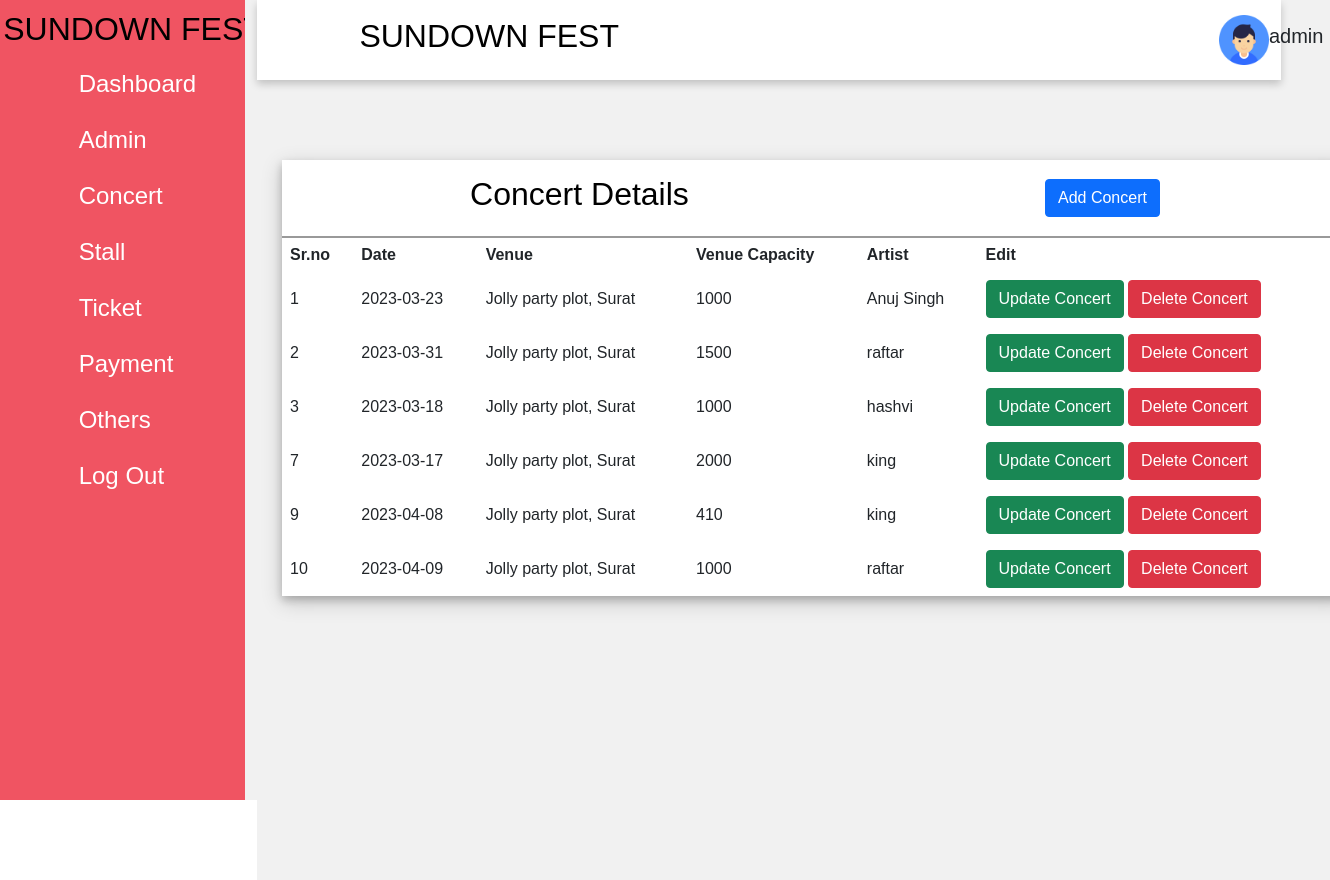
The page /admin/manage-concert2.php (signed in) on the database its author committed.
### tables this page shows
CREATE TABLE `tbl_concert` (
  `c_id` int(11) NOT NULL,
  `c_date` date NOT NULL,
  `c_venue` varchar(250) NOT NULL,
  `venue_capacity` int(10) NOT NULL,
  `c_artist` text NOT NULL
);

### admin/manage-concert2.php (the view, shortened to what this page needs)
<?php
include('partials/menu.php'); ?>
<!DOCTYPE html>
<html lang="en">
<head>
   </head>
<body>
		          <div class="content">
				            <div class="content-2">
                <div class="recent-payments">
                    <div class="title">
                        <h2>Concert Details</h2>
                    <button type="button" class="btn btn-primary" data-bs-toggle="modal" data-bs-target="#exampleModal">
  Add Concert
</button>
</div>
                    <table>
                        <tr>
                        <th>Sr.no</th>
            <th>Date</th>
            <th>Venue</th>
			<th>Venue Capacity</th>
            <th>Artist</th>
            <th>Edit</th>
                        </tr>
                </div>
                <?php
                        $sql = "SELECT * FROM tbl_concert";
                        $res = mysqli_query($conn, $sql);
                        if($res==TRUE)
                        {
                            $count = mysqli_num_rows($res);
                            if($count>0)
                            {
                                while($rows=mysqli_fetch_assoc($res))
                                {
                                    $c_id=$rows['c_id'];
                                    $c_date=$rows['c_date'];
                                    $c_venue=$rows['c_venue'];
			                        $venue_capacity=$rows['venue_capacity'];
                                    $c_artist=$rows['c_artist'];
                                    ?>
									<tr>
                                    <td><?php echo $c_id;?></td>
                <td><?php echo $c_date;?></td>
                <td><?php echo $c_venue;?></td>
				<td><?php echo $venue_capacity?></td>
                <td><?php echo $c_artist;?></td>
                <td>
                <button type="button" class="btn btn-success editbutton">Update Concert</button>
                   <a href="delete-concert.php?c_id=<?php echo $c_id;?>" class="btn btn-danger">Delete Concert</a>
                </td>
									</tr>
				 <?php
                                }
                            }
                            else
                            {
                            }
                        }
                    ?>
 </div>
				 </div>
   </body>
</html>

### admin/styles.css (style rules this page uses)
* { margin: 0; padding: 0; box-sizing: border-box; font-family: 'Poppins', sans-serif; }
body { min-height: 100vh; }
a { text-decoration: none; }
h1, h2 { color: rgb(0, 0, 0); font-weight: 200; }
.btn { background: #f05462; color: white; padding: 5px 10px; text-align: center; }
.title { display: flex; align-items: center; justify-content: space-around; padding: 15px 10px; border-bottom: 2px solid #999; }
table { padding: 10px; }
th, td { text-align: left; padding: 8px; }
.container .content { position: relative; margin-top: 10vh; min-height: 90vh; background: #f1f1f1; }
.container .content .content-2 { min-height: 60vh; display: flex; justify-content: space-around; align-items: flex-start; flex-wrap: wrap; }
.container .content .content-2 .recent-payments { min-height: 50vh; flex: 5; background: white; margin: 0px 25px 25px 25px; box-shadow: 0 4px 8px 0 rgba(0, 0, 0, 0.2), 0 6px 20px 0 rgba(0, 0, 0, 0.19); display: flex; flex-direction: column; }
.btn-primary { background-color: #1e90ff; padding: 1%; color: white; text-decoration: none; font-weight: bold; }
.btn-danger { background-color: #ff6b81; padding: 1%; color: white; text-decoration: none; font-weight: bold; }

### rows shown on the page
tbl_concert: c_id "1", c_date "2023-03-23", c_venue "Jolly party plot, Surat", venue_capacity "1000", c_artist "Anuj Singh"
tbl_concert: c_id "2", c_date "2023-03-31", c_venue "Jolly party plot, Surat", venue_capacity "1500", c_artist "raftar"
tbl_concert: c_id "3", c_date "2023-03-18", c_venue "Jolly party plot, Surat", venue_capacity "1000", c_artist "hashvi"
tbl_concert: c_id "7", c_date "2023-03-17", c_venue "Jolly party plot, Surat", venue_capacity "2000", c_artist "king"
tbl_concert: c_id "9", c_date "2023-04-08", c_venue "Jolly party plot, Surat", venue_capacity "410", c_artist "king"
tbl_concert: c_id "10", c_date "2023-04-09", c_venue "Jolly party plot, Surat", venue_capacity "1000", c_artist "raftar"

### other values the page prints
$user "admin"
